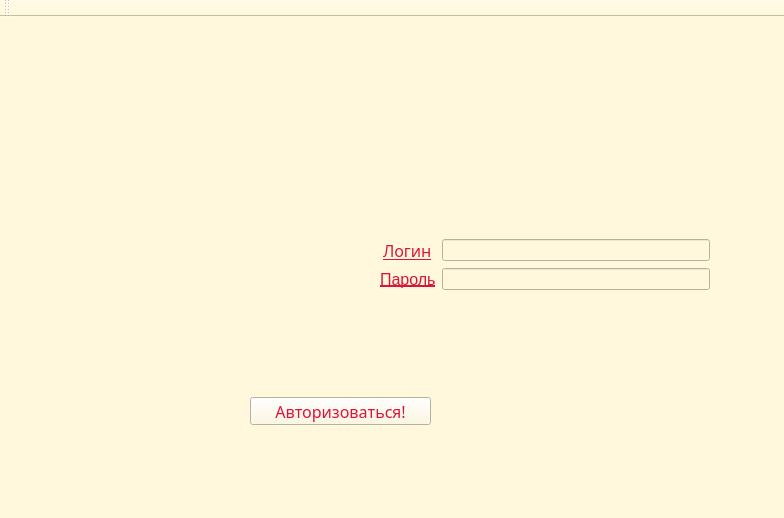
<?xml version="1.0" encoding="UTF-8"?>
<ui version="4.0">
 <class>MainWindow</class>
 <widget class="QMainWindow" name="MainWindow">
  <property name="geometry">
   <rect>
    <x>0</x>
    <y>0</y>
    <width>784</width>
    <height>518</height>
   </rect>
  </property>
  <property name="sizePolicy">
   <sizepolicy hsizetype="Minimum" vsizetype="Preferred">
    <horstretch>0</horstretch>
    <verstretch>0</verstretch>
   </sizepolicy>
  </property>
  <property name="minimumSize">
   <size>
    <width>20</width>
    <height>20</height>
   </size>
  </property>
  <property name="font">
   <font>
    <family>MS Reference Sans Serif</family>
    <pointsize>11</pointsize>
   </font>
  </property>
  <property name="windowTitle">
   <string>MainWindow</string>
  </property>
  <property name="toolTipDuration">
   <number>0</number>
  </property>
  <property name="styleSheet">
   <string notr="true">background-color:rgb(255, 248, 220);</string>
  </property>
  <widget class="QWidget" name="centralWidget">
   <widget class="QPushButton" name="pushButton">
    <property name="geometry">
     <rect>
      <x>250</x>
      <y>380</y>
      <width>181</width>
      <height>28</height>
     </rect>
    </property>
    <property name="font">
     <font>
      <family>MS Reference Sans Serif</family>
      <pointsize>12</pointsize>
     </font>
    </property>
    <property name="styleSheet">
     <string notr="true">color:rgb(220, 20, 60);</string>
    </property>
    <property name="text">
     <string>Авторизоваться!</string>
    </property>
   </widget>
   <widget class="QWidget" name="verticalLayoutWidget_2">
    <property name="geometry">
     <rect>
      <x>380</x>
      <y>180</y>
      <width>341</width>
      <height>171</height>
     </rect>
    </property>
    <layout class="QFormLayout" name="formLayout">
     <property name="leftMargin">
      <number>0</number>
     </property>
     <property name="bottomMargin">
      <number>0</number>
     </property>
     <item row="0" column="1">
      <spacer name="horizontalSpacer_2">
       <property name="orientation">
        <enum>Qt::Horizontal</enum>
       </property>
       <property name="sizeType">
        <enum>QSizePolicy::Expanding</enum>
       </property>
       <property name="sizeHint" stdset="0">
        <size>
         <width>218</width>
         <height>25</height>
        </size>
       </property>
      </spacer>
     </item>
     <item row="1" column="0">
      <widget class="QLabel" name="label_login">
       <property name="font">
        <font>
         <family>MS Reference Sans Serif</family>
         <pointsize>12</pointsize>
         <underline>true</underline>
        </font>
       </property>
       <property name="toolTipDuration">
        <number>5</number>
       </property>
       <property name="styleSheet">
        <string notr="true">color:rgb(220, 20, 60);</string>
       </property>
       <property name="text">
        <string>Логин</string>
       </property>
       <property name="margin">
        <number>10</number>
       </property>
       <property name="indent">
        <number>3</number>
       </property>
      </widget>
     </item>
     <item row="1" column="1">
      <widget class="QLineEdit" name="lineEdit_login"/>
     </item>
     <item row="2" column="0">
      <widget class="QLabel" name="label_password">
       <property name="baseSize">
        <size>
         <width>0</width>
         <height>0</height>
        </size>
       </property>
       <property name="font">
        <font>
         <pointsize>12</pointsize>
         <underline>true</underline>
        </font>
       </property>
       <property name="styleSheet">
        <string notr="true">color:rgb(220, 20, 60);</string>
       </property>
       <property name="text">
        <string>Пароль</string>
       </property>
       <property name="margin">
        <number>10</number>
       </property>
      </widget>
     </item>
     <item row="4" column="1">
      <spacer name="horizontalSpacer">
       <property name="orientation">
        <enum>Qt::Horizontal</enum>
       </property>
       <property name="sizeHint" stdset="0">
        <size>
         <width>40</width>
         <height>20</height>
        </size>
       </property>
      </spacer>
     </item>
     <item row="2" column="1">
      <widget class="QLineEdit" name="lineEdit_password"/>
     </item>
    </layout>
   </widget>
   <widget class="QLabel" name="label">
    <property name="geometry">
     <rect>
      <x>50</x>
      <y>170</y>
      <width>281</width>
      <height>161</height>
     </rect>
    </property>
    <property name="text">
     <string/>
    </property>
    <property name="pixmap">
     <pixmap>../../../../Downloads/Без названия.jpg</pixmap>
    </property>
   </widget>
   <widget class="QLabel" name="label_2">
    <property name="geometry">
     <rect>
      <x>110</x>
      <y>30</y>
      <width>581</width>
      <height>121</height>
     </rect>
    </property>
    <property name="text">
     <string/>
    </property>
    <property name="pixmap">
     <pixmap>../../../../Downloads/5.png</pixmap>
    </property>
   </widget>
  </widget>
  <widget class="QMenuBar" name="menuBar">
   <property name="geometry">
    <rect>
     <x>0</x>
     <y>0</y>
     <width>784</width>
     <height>26</height>
    </rect>
   </property>
  </widget>
  <widget class="QToolBar" name="mainToolBar">
   <attribute name="toolBarArea">
    <enum>TopToolBarArea</enum>
   </attribute>
   <attribute name="toolBarBreak">
    <bool>false</bool>
   </attribute>
  </widget>
  <widget class="QStatusBar" name="statusBar"/>
 </widget>
 <layoutdefault spacing="6" margin="11"/>
 <resources/>
 <connections/>
</ui>
